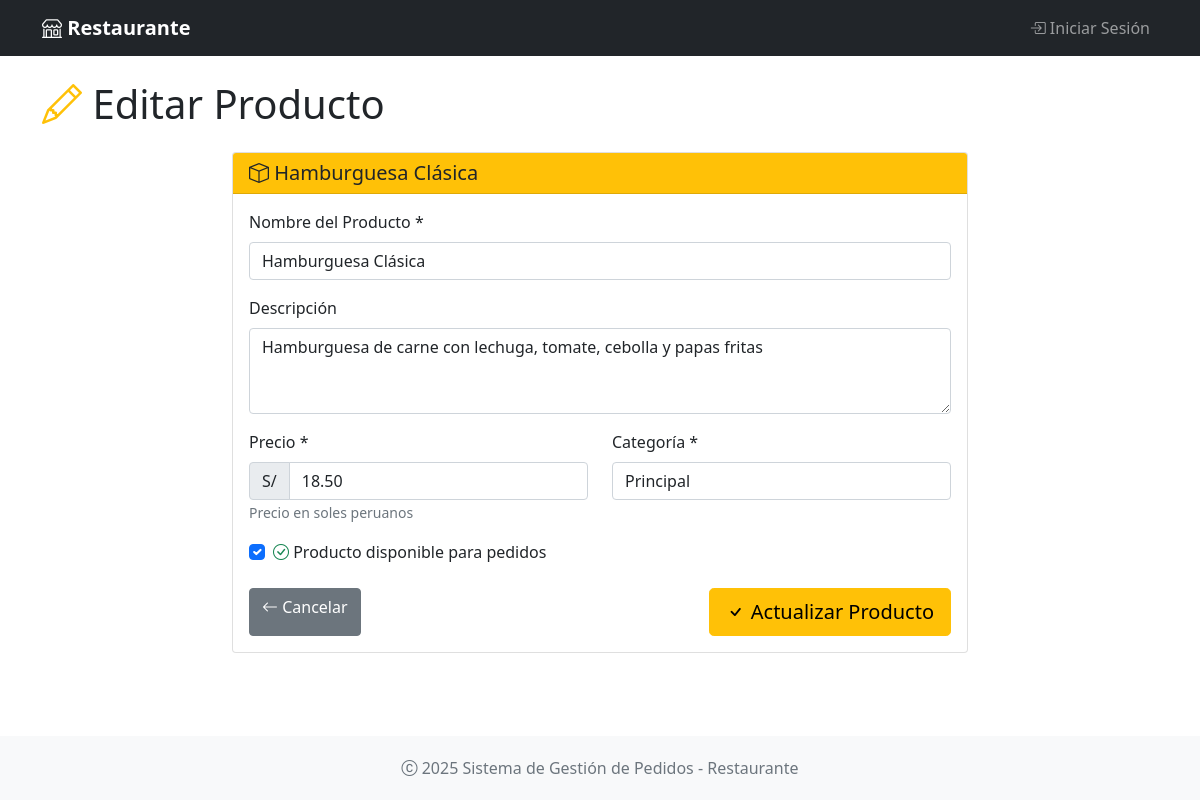
The page /productos/1/editar on the database its author committed.
### app.py (models this page shows, shortened)
class Producto(db.Model):
    __tablename__ = 'productos'
    id = db.Column(db.Integer, primary_key=True)
    nombre = db.Column(db.String(100), nullable=False)
    descripcion = db.Column(db.Text)
    precio = db.Column(db.Float, nullable=False)
    categoria = db.Column(db.String(50), nullable=False)
    disponible = db.Column(db.Boolean, default=True)
    fecha_creacion = db.Column(db.DateTime, default=lambda: datetime.now(timezone.utc))
    detalles_pedido = db.relationship('DetallePedido', backref='producto', lazy=True)

### app.py (the view, shortened to what this page needs)
@app.route('/productos/<int:id>/editar', methods=['GET', 'POST'])
def editar_producto(id):
    producto = Producto.query.get_or_404(id)
    categorias = db.session.query(Producto.categoria).distinct().all()
    categorias = [cat[0] for cat in categorias]
    return render_template('productos/editar.html', producto=producto, categorias=categorias)

### app/templates/productos/editar.html (shortened to what this page needs)
{% extends "base.html" %}
{% block content %}
<div class="row">
    <div class="col-12">
        <h1 class="display-6 mb-4">
            <i class="bi bi-pencil text-warning"></i> Editar Producto
        </h1>
    </div>
</div>
<div class="row justify-content-center">
    <div class="col-md-8">
        <div class="card">
            <div class="card-header bg-warning text-dark">
                <h5 class="mb-0">
                    <i class="bi bi-box"></i> {{ producto.nombre }}
                </h5>
            </div>
            <div class="card-body">
                <form method="POST">
                    <div class="mb-3">
                        <label for="nombre" class="form-label">Nombre del Producto *</label>
                        <input type="text" class="form-control" id="nombre" name="nombre" required
                               value="{{ producto.nombre }}" placeholder="Ej: Hamburguesa Clásica">
                    </div>
                    <div class="mb-3">
                        <label for="descripcion" class="form-label">Descripción</label>
                        <textarea class="form-control" id="descripcion" name="descripcion" rows="3"
                                placeholder="Describe los ingredientes y características del producto...">{{ producto.descripcion or '' }}</textarea>
                    </div>
                    <div class="row">
                        <div class="col-md-6 mb-3">
                            <label for="precio" class="form-label">Precio *</label>
                            <div class="input-group">
                                <span class="input-group-text">S/</span>
                                <input type="number" class="form-control" id="precio" name="precio"
                                       min="0" step="0.50" required value="{{ '%.2f'|format(producto.precio) }}" placeholder="0.00">
                            </div>
                            <small class="form-text text-muted">Precio en soles peruanos</small>
                        </div>
                        <div class="col-md-6 mb-3">
                            <label for="categoria" class="form-label">Categoría *</label>
                            <select class="form-control" id="categoria" name="categoria" required
                                    onchange="toggleNuevaCategoria()">
                                {% for categoria in categorias %}
                                    <option value="{{ categoria }}" {{ 'selected' if categoria == producto.categoria else '' }}>
                                        {{ categoria }}
                                    </option>
                                {% endfor %}
                            </select>
                        </div>
                    </div>
                    <div class="mb-4">
                        <div class="form-check">
                            <input class="form-check-input" type="checkbox" id="disponible" name="disponible"
                                   {{ 'checked' if producto.disponible else '' }}>
                            <label class="form-check-label" for="disponible">
                                <i class="bi bi-check-circle text-success"></i>
                                Producto disponible para pedidos
                            </label>
                        </div>
                    </div>
                    <div class="d-flex justify-content-between">
                        <a href="{{ url_for('ver_producto', id=producto.id) }}" class="btn btn-secondary">
                            <i class="bi bi-arrow-left"></i> Cancelar
                        </a>
                        <button type="submit" class="btn btn-warning btn-lg">
                            <i class="bi bi-check"></i> Actualizar Producto
                        </button>
                    </div>
                </form>
            </div>
        </div>
    </div>
</div>
{% endblock %}

### app/templates/base.html (style rules this page uses)
.min-vh-100 { min-height: 100vh; }

### rows shown on the page
Producto: nombre "Hamburguesa Clásica", descripcion "Hamburguesa de carne con lechuga, tomate, cebolla y papas fritas", precio "18.50"

### other values the page prints
form field categoria "Principal"
